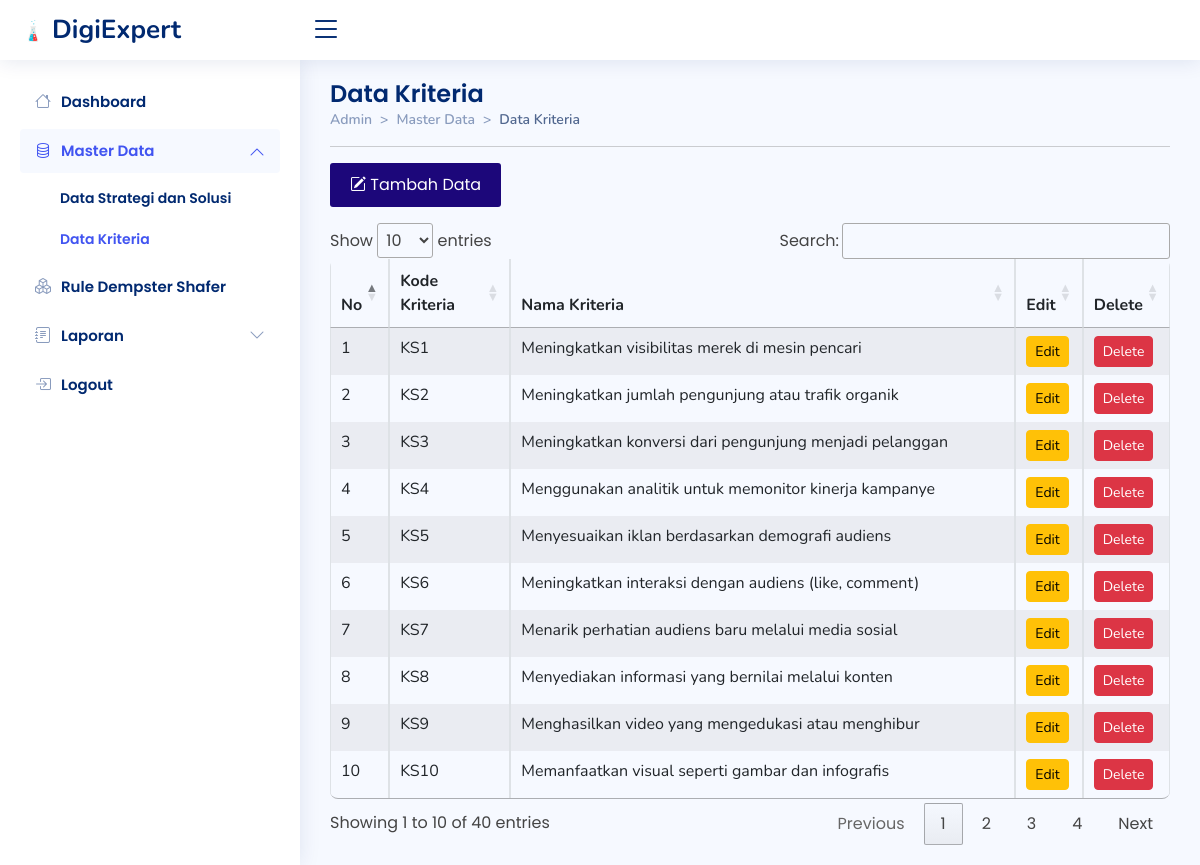
Screenshot of /admin/kriteria/kriteria.php with the database file from the repository.
### tables this page shows
CREATE TABLE `tb_kriteria` (
  `id` int(11) NOT NULL,
  `kdkriteria` varchar(5) DEFAULT NULL,
  `kriteria` text DEFAULT NULL
);

### admin/kriteria/kriteria.php (the view, shortened to what this page needs)
<!DOCTYPE html>
<html lang="en">
<head>
  <link href="../../assets/vendor/bootstrap/css/bootstrap.min.css" rel="stylesheet">
  <link rel="stylesheet" href="https://cdn.jsdelivr.net/npm/bootstrap-icons@1.10.2/font/bootstrap-icons.css">
  <link href="../../assets/vendor/boxicons/css/boxicons.min.css" rel="stylesheet">
  <link href="../../assets/vendor/quill/quill.snow.css" rel="stylesheet">
  <link href="../../assets/vendor/quill/quill.bubble.css" rel="stylesheet">
  <link href="../../assets/vendor/remixicon/remixicon.css" rel="stylesheet">
  <link href="../../assets/vendor/simple-datatables/style.css" rel="stylesheet">
  <link rel="stylesheet" href="https://cdn.datatables.net/1.12.1/css/jquery.dataTables.min.css">
  <link href="../../assets/css/style.css" rel="stylesheet">
</head>
<body>
  <header id="header" class="header fixed-top d-flex align-items-center">
    <div class="d-flex align-items-center justify-content-between">
      <a href="../index.php" class="logo d-flex align-items-center">
        <img src="../assets/img/logo.png" alt="">
        <span class="d-none d-lg-block">DigiExpert</span>
      </a>
      <i class="bi bi-list toggle-sidebar-btn"></i>
    </div>
  </header>
  <aside id="sidebar" class="sidebar">
    <ul class="sidebar-nav" id="sidebar-nav">
      <li class="nav-item">
        <a class="nav-link collapsed" href="../index.php">
          <i class="bi bi-house"></i>
          <span>Dashboard</span>
        </a>
      </li>
      <li class="nav-item">
        <a class="nav-link" data-bs-target="#components-nav" data-bs-toggle="collapse" href="#">
          <i class="bi bi-database"></i><span>Master Data</span><i class="bi bi-chevron-down ms-auto"></i>
        </a>
        <ul id="components-nav" class="nav-content collapse show" data-bs-parent="#sidebar-nav">
          <li>
            <a href="../strategi/strategi.php">
              <span>Data Strategi dan Solusi</span>
            </a>
          </li>
          <li>
            <a href="../kriteria/kriteria.php" class="active">
              <span>Data Kriteria</span>
            </a>
          </li>
        </ul>
      </li>
      <li class="nav-item">
        <a class="nav-link collapsed" href="../rules/rules.php">
          <i class="bi bi-boxes"></i>
          <span>Rule Dempster Shafer</span>
        </a>
      </li>
      <li class="nav-item">
        <a class="nav-link collapsed" data-bs-target="#forms-nav" data-bs-toggle="collapse" href="#">
          <i class="bi bi-journal-text"></i><span>Laporan</span><i class="bi bi-chevron-down ms-auto"></i>
        </a>
      </li>
      <li class="nav-item">
        <a class="nav-link collapsed" href="javascript:;" data-bs-toggle="modal" data-bs-target="#logoutmodal">
          <i class="bi bi-box-arrow-in-right"></i>
          <span>Logout</span>
        </a>
      </li>
    </ul>
  </aside>
  <main id="main" class="main">
    <div class="pagetitle">
      <h1>Data Kriteria</h1>
      <nav style="--bs-breadcrumb-divider: '>';">
        <ol class="breadcrumb">
          <li class="breadcrumb-item"><a href="../index.html">Admin</a></li>
          <li class="breadcrumb-item">Master Data</li>
          <li class="breadcrumb-item active">Data Kriteria</li>
        </ol>
      </nav>
      <hr>
    </div>
    <section>
      <div class="row">
        <div class="col-md-12">
          <button type="button" class="tambah btn-md mb-3" data-bs-toggle="modal" data-bs-target="#tambahmodal"><i class="bi bi-pencil-square"></i> Tambah Data</button>
          <div class="table-responsive">
            <table id="myTable" class="table table-striped table-hover table-bordered">
              <thead>
                <tr>
                  <th>No</th>
                  <th>Kode Kriteria</th>
                  <th>Nama Kriteria</th>
                  <th>Edit</th>
                  <th>Delete<input type="hidden" id="texthapus"></th>
                </tr>
              </thead>
              <tbody>
                <?php
                include "../koneksi.php";
                $sql = "SELECT * FROM tb_kriteria  ORDER BY id";
                $qry = mysqli_query($koneksi, $sql) or die("SQL Error" . mysqli_error($koneksi));
                $no = 0;
                while ($data = mysqli_fetch_array($qry)) {
                  $no++;
                ?>
                  <tr>
                    <td><?php echo $no; ?></td>
                    <td><?php echo $data['kdkriteria']; ?></td>
                    <td><?php echo $data['kriteria']; ?></td>
                    <td><a href="./editkriteria.php?id=<?php echo $data['id']; ?>" class="btn btn-warning btn-sm">Edit</a></td>
                    <td><a onClick="return HapusData('<?php echo $data['id']; ?>');" class="btn btn-danger btn-sm" data-bs-toggle="modal" data-bs-target="#hapusmodal">Delete</a>
                    </td>
                  </tr><?php } ?>
              </tbody>
            </table>
          </div>
        </div>
      </div>
    </section>
  </main>
</body>
</html>

### assets/css/style.css (style rules this page uses)
:root { scroll-behavior: smooth; }
body { font-family: "Poppins", sans-serif; background: #f6f9ff; color: #444444; }
a { color: #00d988; text-decoration: none; }
.tambah { color: #00d988; text-decoration: none; }
span { font-family: "Poppins", sans-serif; }
h1, h2, h3, h4, h5, h6 { font-family: "Poppins", sans-serif; }
#main { margin-top: 60px; padding: 20px 30px; transition: all 0.3s; }
.pagetitle { margin-bottom: 10px; }
.pagetitle h1 { font-size: 24px; margin-bottom: 0; font-weight: 600; color: #012970; }
.breadcrumb { font-size: 14px; font-family: "Nunito", sans-serif; color: #899bbd; font-weight: 600; }
.breadcrumb a { color: #899bbd; transition: 0.3s; }
.breadcrumb .breadcrumb-item::before { color: #899bbd; }
.breadcrumb .active { color: #51678f; font-weight: 600; }
.logo { line-height: 1; }
@media (min-width: 1200px) { .logo { width: 280px; } }
.logo img { max-height: 26px; margin-right: 6px; }
.logo span { font-size: 26px; font-weight: 700; color: #012970; font-family: "Nunito", sans-serif; }
.header { transition: all 0.5s; z-index: 997; height: 60px; box-shadow: 0px 2px 20px rgba(1, 41, 112, 0.1); background-color: #fff; padding-left: 20px; }
.header .toggle-sidebar-btn { font-size: 32px; padding-left: 10px; cursor: pointer; color: #012970; }
.sidebar { position: fixed; top: 60px; left: 0; bottom: 0; width: 300px; z-index: 996; transition: all 0.3s; padding: 20px; overflow-y: auto; scrollbar-width: thin; scrollbar-color: #aab7cf transparent; box-shadow: 0px 0px 20px rgba(1, 41, 112, 0.1); background-color: #fff; }
@media (min-width: 1200px) { #main, #footer { margin-left: 300px; } }
.sidebar-nav { padding: 0; margin: 0; list-style: none; }
.sidebar-nav li { padding: 0; margin: 0; list-style: none; }
.sidebar-nav .nav-item { margin-bottom: 5px; }
.sidebar-nav .nav-link { display: flex; align-items: center; font-size: 15px; font-weight: 600; color: #4154f1; transition: 0.3; background: #f6f9ff; padding: 10px 15px; border-radius: 4px; }
.sidebar-nav .nav-link i { font-size: 16px; margin-right: 10px; color: #4154f1; }
.sidebar-nav .nav-link.collapsed { color: #012970; background: #fff; }
.sidebar-nav .nav-link.collapsed i { color: #899bbd; }
.sidebar-nav .nav-link .bi-chevron-down { margin-right: 0; transition: transform 0.2s ease-in-out; }
.sidebar-nav .nav-link:not(.collapsed) .bi-chevron-down { transform: rotate(180deg); }
.sidebar-nav .nav-content { padding: 5px 0 0 0; margin: 0; list-style: none; }
.sidebar-nav .nav-content a { display: flex; align-items: center; font-size: 14px; font-weight: 600; color: #012970; transition: 0.3; padding: 10px 0 10px 40px; transition: 0.3s; }
.sidebar-nav .nav-content a:hover, .sidebar-nav .nav-content a.active { color: #4154f1; }

### admin/kriteria/kriteria.php (style rules this page uses)
.table { border-radius: 40px; overflow: hidden; font-family: "Nunito", sans-serif; border-radius: 8px; overflow: hidden; }
.tambah { background-color:rgb(28, 7, 122); border: none; color: white; padding: 10px 20px; border-radius: 3px; }

### rows the page displays
tb_kriteria: kdkriteria "KS1", kriteria "Meningkatkan visibilitas merek di mesin pencari"
tb_kriteria: kdkriteria "KS2", kriteria "Meningkatkan jumlah pengunjung atau trafik organik"
tb_kriteria: kdkriteria "KS3", kriteria "Meningkatkan konversi dari pengunjung menjadi pelanggan"
tb_kriteria: kdkriteria "KS4", kriteria "Menggunakan analitik untuk memonitor kinerja kampanye"
tb_kriteria: kdkriteria "KS5", kriteria "Menyesuaikan iklan berdasarkan demografi audiens"
tb_kriteria: kdkriteria "KS6", kriteria "Meningkatkan interaksi dengan audiens (like, comment)"
tb_kriteria: kdkriteria "KS7", kriteria "Menarik perhatian audiens baru melalui media sosial"
tb_kriteria: kdkriteria "KS8", kriteria "Menyediakan informasi yang bernilai melalui konten"
tb_kriteria: kdkriteria "KS9", kriteria "Menghasilkan video yang mengedukasi atau menghibur"
tb_kriteria: kdkriteria "KS10", kriteria "Memanfaatkan visual seperti gambar dan infografis"
